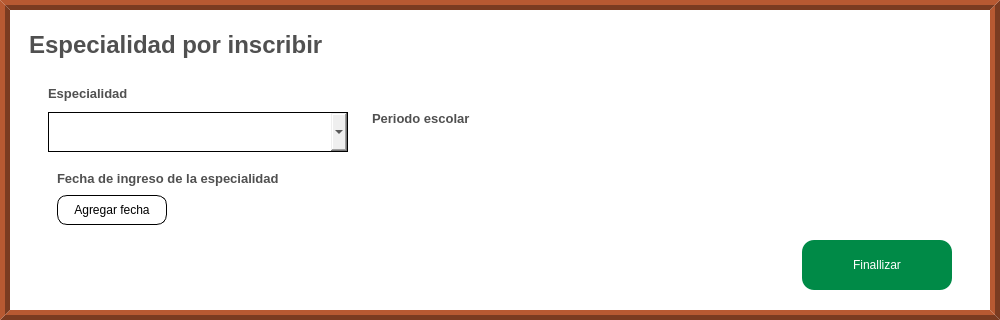
              <widget class="QFrame" name="especialidad_incribir">
               <property name="sizePolicy">
                <sizepolicy hsizetype="Preferred" vsizetype="Preferred">
                 <horstretch>0</horstretch>
                 <verstretch>10</verstretch>
                </sizepolicy>
               </property>
               <property name="minimumSize">
                <size>
                 <width>1000</width>
                 <height>320</height>
                </size>
               </property>
               <property name="styleSheet">
                <string notr="true">QFrame{
	background-color: rgb(255, 255, 255);
	border:10px ridge rgb(122, 59, 33);
}</string>
               </property>
               <property name="frameShape">
                <enum>QFrame::NoFrame</enum>
               </property>
               <property name="frameShadow">
                <enum>QFrame::Raised</enum>
               </property>
               <layout class="QVBoxLayout" name="verticalLayout_11">
                <property name="topMargin">
                 <number>20</number>
                </property>
                <item alignment="Qt::AlignLeft">
                 <widget class="QLabel" name="label_titulo_especialidad_incribrir">
                  <property name="maximumSize">
                   <size>
                    <width>16777215</width>
                    <height>30</height>
                   </size>
                  </property>
                  <property name="font">
                   <font>
                    <family>Arial</family>
                    <pointsize>18</pointsize>
                    <weight>75</weight>
                    <bold>true</bold>
                   </font>
                  </property>
                  <property name="styleSheet">
                   <string notr="true">QLabel{
	
	color: rgb(80, 80, 80);
	border:none;
	border-color: #ffffff;
	padding-left:2px;


}
</string>
                  </property>
                  <property name="text">
                   <string>Especialidad por inscribir</string>
                  </property>
                  <property name="scaledContents">
                   <bool>false</bool>
                  </property>
                 </widget>
                </item>
                <item>
                 <widget class="QFrame" name="preguntas_especialidad_inscribit">
                  <property name="styleSheet">
                   <string notr="true">border-radius:0px;
border:none;</string>
                  </property>
                  <property name="frameShape">
                   <enum>QFrame::NoFrame</enum>
                  </property>
                  <property name="frameShadow">
                   <enum>QFrame::Raised</enum>
                  </property>
                  <layout class="QGridLayout" name="gridLayout_7">
                   <item row="0" column="0">
                    <layout class="QVBoxLayout" name="verticalLayout_41">
                     <property name="spacing">
                      <number>0</number>
                     </property>
                     <item>
                      <widget class="QLabel" name="label_especialidad_incribir">
                       <property name="enabled">
                        <bool>true</bool>
                       </property>
                       <property name="maximumSize">
                        <size>
                         <width>16777215</width>
                         <height>40</height>
                        </size>
                       </property>
                       <property name="font">
                        <font>
                         <family>Arial</family>
                         <pointsize>10</pointsize>
                         <weight>75</weight>
                         <bold>true</bold>
                        </font>
                       </property>
                       <property name="styleSheet">
                        <string notr="true">QLabel{
	
	color: rgb(80, 80, 80);

	border-color: #ffffff;


}
</string>
                       </property>
                       <property name="text">
                        <string>Especialidad</string>
                       </property>
                       <property name="scaledContents">
                        <bool>false</bool>
                       </property>
                      </widget>
                     </item>
                     <item>
                      <widget class="QComboBox" name="boton_de_especialidad">
                       <property name="enabled">
                        <bool>true</bool>
                       </property>
                       <property name="sizePolicy">
                        <sizepolicy hsizetype="Fixed" vsizetype="Fixed">
                         <horstretch>0</horstretch>
                         <verstretch>0</verstretch>
                        </sizepolicy>
                       </property>
                       <property name="minimumSize">
                        <size>
                         <width>300</width>
                         <height>40</height>
                        </size>
                       </property>
                       <property name="styleSheet">
                        <string notr="true">QComboBox{

	font: 75 10pt &quot;Arial&quot;;
	padding-left:15px;
	border:1px solid #000000 ;
}

QComboBox:focus {
    border: 2px solid #0078d7;   /* Borde azul cuando está en foco */
    background-color: #e0f7ff;   /* Fondo azul claro */
}

QComboBox:focus {
    border: 2px solid #0078d7;   /* Borde azul cuando está en foco */
    background-color: #e0f7ff;   /* Fondo azul claro */
}




QComboBox QAbstractItemView {
    border: 1px solid #ccc;
    background-color: white;
    color: #333;
    padding: 5px;  /* Margen interno de la lista */
    spacing: 10px; /* Espaciado entre los elementos (algunas versiones de Qt lo admiten) */
}

QComboBox QAbstractItemView::item {
    padding: 8px; /* Espaciado interno de cada elemento */
    margin: 4px; /* Separación entre los elementos */
}

QComboBox QAbstractItemView::item:hover {
    background-color: #c5c1c1;
    color: white;
}

QComboBox:disabled {
        background-color:rgb(189, 189, 189);
        color: #808080;
        border: 1px solid rgb(127, 127, 127);
    }


</string>
                       </property>
                       <property name="editable">
                        <bool>false</bool>
                       </property>
                       <property name="currentText">
                        <string/>
                       </property>
                       <property name="currentIndex">
                        <number>-1</number>
                       </property>
                       <property name="insertPolicy">
                        <enum>QComboBox::NoInsert</enum>
                       </property>
                       <property name="iconSize">
                        <size>
                         <width>40</width>
                         <height>40</height>
                        </size>
                       </property>
                       <property name="placeholderText">
                        <string/>
                       </property>
                       <property name="duplicatesEnabled">
                        <bool>false</bool>
                       </property>
                       <property name="frame">
                        <bool>false</bool>
                       </property>
                      </widget>
                     </item>
                    </layout>
                   </item>
                   <item row="0" column="1">
                    <layout class="QHBoxLayout" name="horizontalLayout_3">
                     <property name="topMargin">
                      <number>10</number>
                     </property>
                     <item>
                      <widget class="QLabel" name="label_periodo_escolar">
                       <property name="maximumSize">
                        <size>
                         <width>200</width>
                         <height>16777215</height>
                        </size>
                       </property>
                       <property name="font">
                        <font>
                         <family>Arial</family>
                         <pointsize>10</pointsize>
                         <weight>75</weight>
                         <bold>true</bold>
                        </font>
                       </property>
                       <property name="styleSheet">
                        <string notr="true">QLabel{
		
	color: rgb(80, 80, 80);

	border-color: #ffffff;


}
</string>
                       </property>
                       <property name="text">
                        <string>Periodo escolar</string>
                       </property>
                       <property name="textFormat">
                        <enum>Qt::PlainText</enum>
                       </property>
                       <property name="scaledContents">
                        <bool>true</bool>
                       </property>
                      </widget>
                     </item>
                     <item>
                      <widget class="QLabel" name="label_mostrar_periodo_escolar">
                       <property name="sizePolicy">
                        <sizepolicy hsizetype="Preferred" vsizetype="Preferred">
                         <horstretch>0</horstretch>
                         <verstretch>10</verstretch>
                        </sizepolicy>
                       </property>
                       <property name="maximumSize">
                        <size>
                         <width>200</width>
                         <height>16777215</height>
                        </size>
                       </property>
                       <property name="font">
                        <font>
                         <family>Arial</family>
                         <pointsize>13</pointsize>
                         <weight>75</weight>
                         <bold>true</bold>
                        </font>
                       </property>
                       <property name="styleSheet">
                        <string notr="true">QLabel{
		
	color: #000000;

	border-color: #ffffff;


}
</string>
                       </property>
                       <property name="text">
                        <string/>
                       </property>
                       <property name="textFormat">
                        <enum>Qt::PlainText</enum>
                       </property>
                       <property name="scaledContents">
                        <bool>true</bool>
                       </property>
                      </widget>
                     </item>
                    </layout>
                   </item>
                   <item row="1" column="0">
                    <widget class="QFrame" name="frame_3">
                     <layout class="QGridLayout" name="gridLayout_15">
                      <item row="0" column="0" colspan="2">
                       <widget class="QLabel" name="label_fecha_de_ingreso_especialidad">
                        <property name="maximumSize">
                         <size>
                          <width>300</width>
                          <height>40</height>
                         </size>
                        </property>
                        <property name="font">
                         <font>
                          <family>Arial</family>
                          <pointsize>10</pointsize>
                          <weight>75</weight>
                          <bold>true</bold>
                         </font>
                        </property>
                        <property name="styleSheet">
                         <string notr="true">QLabel{
	
	color: rgb(80, 80, 80);

	border-color: #ffffff;


}
</string>
                        </property>
                        <property name="text">
                         <string>Fecha de ingreso de la especialidad</string>
                        </property>
                        <property name="scaledContents">
                         <bool>false</bool>
                        </property>
                       </widget>
                      </item>
                      <item row="1" column="0">
                       <widget class="QPushButton" name="boton_fecha_de_ingreso_especialidad">
                        <property name="sizePolicy">
                         <sizepolicy hsizetype="Fixed" vsizetype="Fixed">
                          <horstretch>0</horstretch>
                          <verstretch>0</verstretch>
                         </sizepolicy>
                        </property>
                        <property name="minimumSize">
                         <size>
                          <width>110</width>
                          <height>30</height>
                         </size>
                        </property>
                        <property name="cursor">
                         <cursorShape>PointingHandCursor</cursorShape>
                        </property>
                        <property name="styleSheet">
                         <string notr="true">QPushButton{

	border: 1px solid black;
	border-radius:10px;
}

QPushButton:hover{

	background-color: rgb(199, 199, 199)
}</string>
                        </property>
                        <property name="text">
                         <string>Agregar fecha</string>
                        </property>
                        <property name="icon">
                         <iconset>
                          <normaloff>../recursos_de_imagenes/iconos_de_interfaz/calendario.png</normaloff>../recursos_de_imagenes/iconos_de_interfaz/calendario.png</iconset>
                        </property>
                        <property name="iconSize">
                         <size>
                          <width>20</width>
                          <height>20</height>
                         </size>
                        </property>
                       </widget>
                      </item>
                      <item row="1" column="1" alignment="Qt::AlignLeft">
                       <widget class="QLabel" name="label_mostrar_fecha_de_ingreso_especialidad">
                        <property name="minimumSize">
                         <size>
                          <width>100</width>
                          <height>0</height>
                         </size>
                        </property>
                        <property name="maximumSize">
                         <size>
                          <width>100</width>
                          <height>16777215</height>
                         </size>
                        </property>
                        <property name="font">
                         <font>
                          <family>Arial</family>
                          <pointsize>10</pointsize>
                          <weight>75</weight>
                          <bold>true</bold>
                         </font>
                        </property>
                        <property name="text">
                         <string/>
                        </property>
                       </widget>
                      </item>
                     </layout>
                    </widget>
                   </item>
                   <item row="2" column="2">
                    <widget class="QPushButton" name="boton_finalizar">
                     <property name="sizePolicy">
                      <sizepolicy hsizetype="Fixed" vsizetype="Fixed">
                       <horstretch>0</horstretch>
                       <verstretch>0</verstretch>
                      </sizepolicy>
                     </property>
                     <property name="minimumSize">
                      <size>
                       <width>150</width>
                       <height>50</height>
                      </size>
                     </property>
                     <property name="cursor">
                      <cursorShape>PointingHandCursor</cursorShape>
                     </property>
                     <property name="styleSheet">
                      <string notr="true">QPushButton{

	font: 75 14pt &quot;Arial&quot;;
	background-color: rgb(0, 138, 71);
	color: rgb(255, 255, 255);
	border-radius:12px;

}

QPushButton:hover{

	
	background-color: rgb(0, 56, 10);

}</string>
                     </property>
                     <property name="text">
                      <string>Finallizar</string>
                     </property>
                    </widget>
                   </item>
                  </layout>
                 </widget>
                </item>
               </layout>
              </widget>
